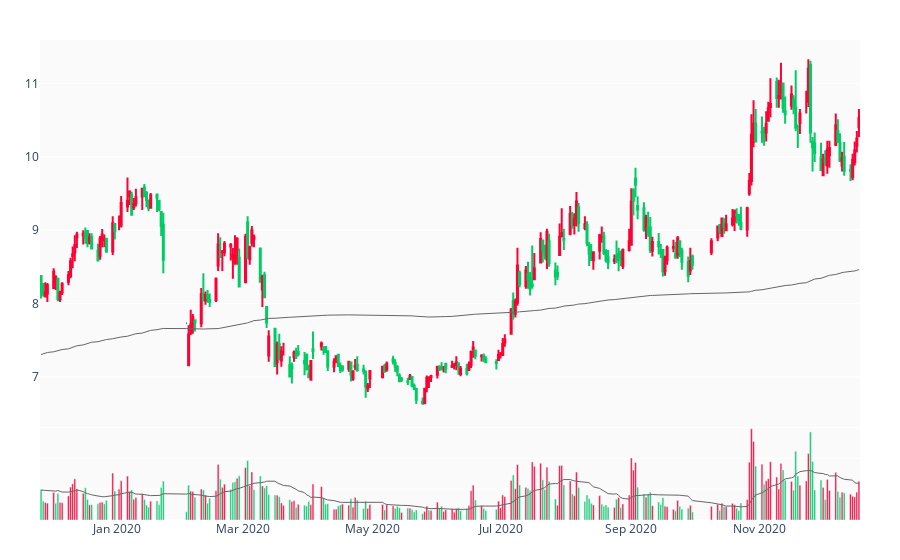

Notebook source saved alongside this figure:
### Code cell
draw(mkt, 260, 200, 20)

### Figure 1 — Plotly figure (JSON) as saved in the notebook; plotly's stock layout.template omitted (floating-point values rounded to 4 significant figures; data arrays with more than 128 entries replaced by an {"elided": "..."} marker saying what was removed)
{"data": [{"close": {"elided": "260 float values"}, "decreasing": {"line": {"color": "#00CC66"}}, "high": {"elided": "260 float values"}, "increasing": {"line": {"color": "#FF0033"}}, "low": {"elided": "260 float values"}, "open": {"elided": "260 float values"}, "type": "candlestick", "x": {"elided": "260 str values"}, "yaxis": "y2"}, {"marker": {"color": {"elided": "260 str values"}}, "type": "bar", "x": {"elided": "260 str values"}, "y": {"elided": "260 int values"}, "yaxis": "y"}, {"hoverinfo": "none", "line": {"width": 1}, "marker": {"color": "#666"}, "type": "scatter", "x": {"elided": "260 str values"}, "y": {"elided": "260 float values"}, "yaxis": "y2"}, {"hoverinfo": "none", "line": {"width": 1}, "marker": {"color": "#666"}, "type": "scatter", "x": {"elided": "260 str values"}, "y": {"elided": "260 float values"}, "yaxis": "y"}], "layout": {"autosize": true, "margin": {"b": 40, "l": 40, "r": 40, "t": 40}, "plot_bgcolor": "rgb(250, 250, 250)", "showlegend": false, "xaxis": {"autorange": true, "range": ["2019-11-25 12:00", "2020-12-18 12:00"], "rangeslider": {"visible": false, "yaxis": {}, "yaxis2": {}}, "type": "date"}, "yaxis": {"autorange": true, "domain": [0, 0.2], "range": [0, 62250000.0], "showticklabels": false, "type": "linear"}, "yaxis2": {"autorange": true, "domain": [0.2, 1], "range": [6.358, 11.59], "type": "linear"}}}
